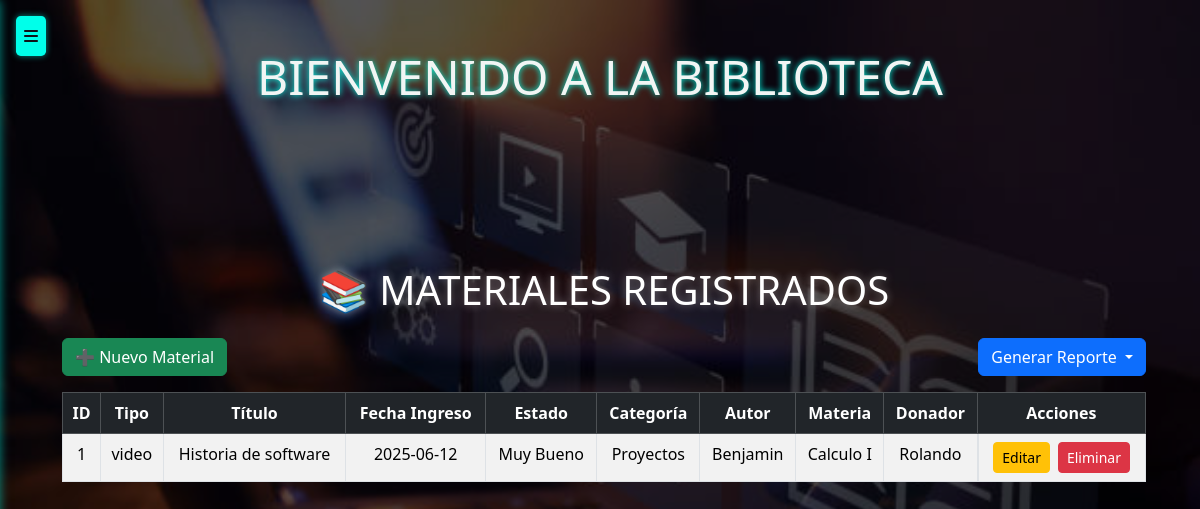
The app's page /materiales/ with its own data.
### models/material_model.py (models this page shows, shortened)
class Material(db.Model):
    __tablename__ = 'materiales'
    id_material = db.Column(db.Integer, primary_key=True)
    tipo = db.Column(db.String(50), nullable=False)
    titulo = db.Column(db.String(100), nullable=False)
    fecha_ingreso = db.Column(db.String(20), nullable=False)
    estado = db.Column(db.String(20), nullable=False)
    id_categoria = db.Column(db.Integer, db.ForeignKey('categoria.id_cat'),nullable=False)
    id_autor = db.Column(db.Integer, db.ForeignKey('autores.id_autor'), nullable=False)
    id_materia = db.Column(db.Integer, db.ForeignKey('materias.id_materia'), nullable=False)
    id_donador = db.Column(db.Integer, db.ForeignKey('donadores.id_donador'))
    categoria = db.relationship('Categoria', back_populates='materiales')
    libro = db.relationship('Libro', back_populates='material')
    autor = db.relationship('Autores', back_populates='materiales')
    audio = db.relationship('Audio', back_populates = 'material')
    proyecto_academico = db.relationship('Proyecto', back_populates='material')
    video = db.relationship('Video', back_populates='material')
    materia = db.relationship('Materia', back_populates='material')
    donador = db.relationship('Donador', back_populates='material')
    documento = db.relationship('Documento', back_populates='material')
    @staticmethod
    def get_all():
        return Material.query.all()

### models/categoria_model.py (models this page shows, shortened)
class Categoria(db.Model):
    __tablename__ = "categoria"
    id_cat = db.Column(db.Integer, primary_key=True)
    nombre = db.Column(db.String(50), nullable=False)
    materiales = db.relationship('Material', back_populates='categoria')

### models/autores_model.py (models this page shows, shortened)
class Autores(db.Model):
    __tablename__ = "autores"
    id_autor = db.Column(db.Integer,primary_key=True)
    nombre = db.Column(db.String(150),nullable=False)
    apellidos = db.Column(db.String(150),nullable=False)
    nacionalidad = db.Column(db.String(150))
    materiales = db.relationship('Material', back_populates='autor')

### models/materia_model.py (models this page shows, shortened)
class Materia(db.Model):
    __tablename__ = "materias"
    id_materia = db.Column(db.Integer, primary_key=True)
    nombre = db.Column(db.String(50), nullable=False)
    material = db.relationship('Material', back_populates='materia')

### models/donador_model.py (models this page shows, shortened)
class Donador(db.Model):
    __tablename__ = "donadores"
    id_donador = db.Column(db.Integer,primary_key=True)
    nombre = db.Column(db.String(80),nullable=False)
    apellido = db.Column(db.String(80),nullable=False)
    telefono = db.Column(db.String(20),nullable=False)
    material = db.relationship('Material', back_populates='donador')

### controllers/material_controllers.py (the view)
@material_bp.route("/")
def index():
    materiales = Material.get_all()
    return material_view.list(materiales)

### views/material_view.py (called while the page is built)
def list(materiales):
    return render_template('materiales/index.html', materiales=materiales)

### templates/materiales/index.html (shortened to what this page needs)
{% extends 'base.html' %}
{% block content %}
<div class="container mt-4" style="max-width: 1200px;">
    <h1 class="text-center mb-4">📚 Materiales Registrados</h1>
    <div class="d-flex justify-content-between mb-3">
        <a href="{{ url_for('material.create') }}" class="btn btn-success">➕ Nuevo Material</a>
        <div class="btn-group">
            <button class="btn btn-primary dropdown-toggle" data-bs-toggle="dropdown" aria-expanded="false">
                Generar Reporte
            </button>
        </div>
    </div>
    <table class="table table-bordered table-striped text-center mx-auto">
        <thead class="table-dark">
            <tr>
                <th>ID</th>
                <th>Tipo</th>
                <th>Título</th>
                <th>Fecha Ingreso</th>
                <th>Estado</th>
                <th>Categoría</th>
                <th>Autor</th>
                <th>Materia</th>
                <th>Donador</th>
                <th>Acciones</th>
            </tr>
        </thead>
        <tbody>
            {% for mat in materiales %}
            <tr>
                <td>{{ mat.id_material }}</td>
                <td>{{ mat.tipo }}</td>
                <td>{{ mat.titulo }}</td>
                <td>{{ mat.fecha_ingreso }}</td>
                <td>{{ mat.estado }}</td>
                <td>{{ mat.categoria.nombre }}</td>
                <td>{{ mat.autor.nombre }}</td>
                <td>{{ mat.materia.nombre }}</td>
                <td>{{ mat.donador.nombre }}</td>
                <td class="d-flex justify-content-center gap-2">
                    <a href="{{ url_for('material.edit', id_material=mat.id_material) }}" class="btn btn-warning btn-sm">Editar</a>
                    <a href="{{ url_for('material.delete', id_material=mat.id_material) }}"
                       class="btn btn-danger btn-sm"
                       onclick="return confirm('¿Seguro que quieres eliminar este material?');">Eliminar</a>
                </td>
            </tr>
            {% else %}
            <tr><td colspan="10" class="text-center">No hay materiales registrados.</td></tr>
            {% endfor %}
        </tbody>
    </table>
</div>
{% endblock %}

### templates/base.html (style rules this page uses)
body { background-image: url("/static/fondobiblio.jpg"); background-size: cover; background-repeat: no-repeat; background-position: center; background-attachment: fixed; min-height: 100vh; }
body::before { content: ""; position: fixed; top: 0; left: 0; width: 100%; height: 100%; background-color: rgba(0,0,0,0.65); z-index: -1; pointer-events: none; }
h1, h2 { color: #fff; text-shadow: 0 0 8px rgba(255,255,255,0.4); text-transform: uppercase; }
.container { padding-left: 1rem; padding-top: 4rem; }

### records on screen
Material: id_material "1", tipo "video", titulo "Historia de software", fecha_ingreso "2025-06-12", estado "Muy Bueno", categoria.nombre "Proyectos", autor.nombre "Benjamin", materia.nombre "Calculo I", donador.nombre "Rolando"
